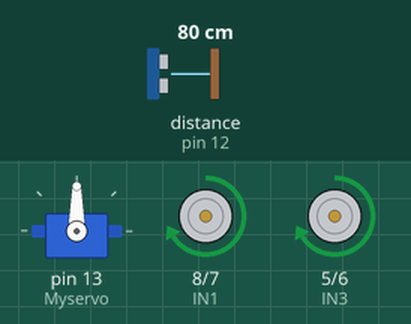
A sketch run on a simulated Arduino Uno, built with avr-gcc and run on an emulated ATmega328P. On the bench: servo, motor-driver pin pairs drawn as motors (green arrow = first pin HIGH = forward, orange = second pin HIGH = backward, longer = more drive, scaled by the enable pin). Wiring (inferred from the names in the program): ultrasonic range finder: trigger pin 11; echo pin 12. The inputs (shaded band) are chosen by the test bench; at power-on: distance to the obstacle (sensor on pin 12) 80 cm. The echo pulse lasts 58.3 µs per cm; what the sketch prints to the serial monitor is not drawn. At 0.5 s the program stops and its outputs stay as they are.

Above: at 0.1 s.
Timing chart, 0 to 1.6 s (numbered marks = the images above):
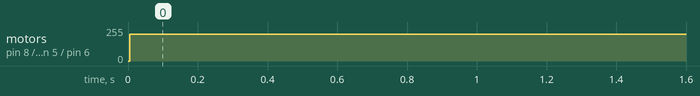

Measured:
- by itself, motor on pin 8 (IN1) / pin 7 (IN2), motor on pin 5 (IN3) / pin 6 (IN4): stopped → forward 200/255 at 0.01 s

The sketch:

robot_eviteur_obstacles.ino
```cpp
#include <Servo.h> // Inclut la bibliothèque pour contrôler les servomoteurs.
Servo Myservo ; // Crée une instance de la classe Servo pour contrôler un servo-moteur.
// Définition des broches pour le capteur de distance HC-SR04.
#define trigPin 11 // Broche Trig pour envoyer les impulsions ultrasoniques.
#define echoPin 12 // Broche Echo pour recevoir les impulsions ultrasoniques réfléchies.
// Définition des broches pour le contrôle des moteurs.
#define ENA 9 // Broche d'activation pour le moteur A.
#define IN1 8 // Broche de commande 1 pour le moteur A.


#define IN2 7 // Broche de commande 2 pour le moteur A.
#define ENB 3 // Broche d'activation pour le moteur B.
#define IN3 5 // Broche de commande 1 pour le moteur B.
#define IN4 6 // Broche de commande 2 pour le moteur B.
long duration, distance; // Variables pour stocker la durée des impulsions et la distance calculée.
void setup() {
 // Configuration des broches comme sorties ou entrées.
 pinMode(ENA, OUTPUT) ;
 pinMode(IN1, OUTPUT) ;
 pinMode(IN2, OUTPUT) ;
 pinMode(ENB, OUTPUT) ;
 pinMode(IN3, OUTPUT) ;
 pinMode(IN4, OUTPUT) ;
 pinMode(trigPin, OUTPUT) ; // Configure la broche Trig comme sortie.
 pinMode(echoPin, INPUT) ; // Configure la broche Echo comme entrée.
 Myservo.attach(13) ; // Attache le servo-moteur à la broche 13.
}
void loop() {
 Serial.begin(9600) ; // Initialise la communication série à 9600
 // Envoie une impulsion ultrasonique.
 digitalWrite(trigPin, LOW) ;
 delayMicroseconds(2) ;
 digitalWrite(trigPin, HIGH) ;
 delayMicroseconds(10) ;
 digitalWrite(trigPin, LOW) ;
 // Calcule la distance en mesurant le temps de retour de l'impulsion.
 duration = pulseIn(echoPin, HIGH) ;
 distance = duration / 58.2; // Convertit la durée en distance.
 Serial.println(distance) ; // Affiche la distance sur le moniteur série.
 // Contrôle des moteurs en fonction de la distance détectée.
 if (distance > 15) {
 // Si aucun obstacle n'est détecté, fait avancer le robot.
 Myservo.write(90) ; // Positionne le servo-moteur à 90 degrés.
 // Fait avancer les moteurs.
 digitalWrite(IN1, HIGH) ;
 digitalWrite(IN2, LOW) ;


 analogWrite(ENA, 200) ; // Régle la vitesse du moteur A.
 digitalWrite(IN3, HIGH) ;
 digitalWrite(IN4, LOW) ;
 analogWrite(ENB, 200) ; // Régle la vitesse du moteur B.
 } else if ((distance < 15) && (distance > 0)) {
 // Si un obstacle est détecté à moins de 15 cm, fait reculer le robot.
 // Arrête les moteurs.
 digitalWrite(IN1, LOW) ;
 digitalWrite(IN2, LOW) ;
 digitalWrite(IN3, LOW) ;
 digitalWrite(IN4, LOW) ;
 delay(100) ;
 // Fait pivoter le robot pour éviter l'obstacle.
 Myservo.write(0) ;
 delay(500) ;
 Myservo.write(180) ;
 delay(500) ;
 Myservo.write(90) ;
 delay(500) ;
 // Fait reculer les moteurs.
 digitalWrite(IN1, LOW) ;
 digitalWrite(IN2, HIGH) ;
 analogWrite(ENA, 200) ; // Régle la vitesse du moteur A.
 digitalWrite(IN3, LOW) ;
 digitalWrite(IN4, HIGH) ;
 analogWrite(ENB, 200) ; // Régle la vitesse du moteur B.
 delay(500) ;
 // Arrête les moteurs.
 digitalWrite(IN1, LOW) ;
 digitalWrite(IN2, LOW) ;
 digitalWrite(IN3, LOW) ;
 digitalWrite(IN4, LOW) ;
 delay(100) ;
 }
}
```
